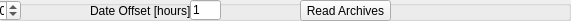
  <widget class="QGroupBox" name="groupBox_3">
   <property name="geometry">
    <rect>
     <x>270</x>
     <y>-110</y>
     <width>571</width>
     <height>21</height>
    </rect>
   </property>
   <property name="title">
    <string/>
   </property>
   <widget class="QLabel" name="label_8_3">
    <property name="geometry">
     <rect>
      <x>-170</x>
      <y>0</y>
      <width>61</width>
      <height>22</height>
     </rect>
    </property>
    <property name="text">
     <string>Input Date: </string>
    </property>
   </widget>
   <widget class="QLineEdit" name="inputTimeRange_3">
    <property name="geometry">
     <rect>
      <x>190</x>
      <y>0</y>
      <width>31</width>
      <height>20</height>
     </rect>
    </property>
    <property name="text">
     <string>1</string>
    </property>
   </widget>
   <widget class="QLabel" name="label_9_3">
    <property name="geometry">
     <rect>
      <x>90</x>
      <y>0</y>
      <width>101</width>
      <height>22</height>
     </rect>
    </property>
    <property name="text">
     <string>Date Offset [hours]: </string>
    </property>
   </widget>
   <widget class="QPushButton" name="ReadArchives_3">
    <property name="enabled">
     <bool>true</bool>
    </property>
    <property name="geometry">
     <rect>
      <x>300</x>
      <y>0</y>
      <width>91</width>
      <height>21</height>
     </rect>
    </property>
    <property name="mouseTracking">
     <bool>false</bool>
    </property>
    <property name="toolTip">
     <string/>
    </property>
    <property name="layoutDirection">
     <enum>Qt::LeftToRight</enum>
    </property>
    <property name="autoFillBackground">
     <bool>false</bool>
    </property>
    <property name="text">
     <string>Read Archives</string>
    </property>
    <property name="icon">
     <iconset>
      <normalon>:/play_stop.gif</normalon>
     </iconset>
    </property>
    <property name="iconSize">
     <size>
      <width>32</width>
      <height>32</height>
     </size>
    </property>
    <property name="autoDefault">
     <bool>false</bool>
    </property>
    <property name="flat">
     <bool>false</bool>
    </property>
   </widget>
   <widget class="QDateTimeEdit" name="inputDateTimeEdit_3">
    <property name="geometry">
     <rect>
      <x>-110</x>
      <y>0</y>
      <width>131</width>
      <height>21</height>
     </rect>
    </property>
    <property name="dateTime">
     <datetime>
      <hour>12</hour>
      <minute>0</minute>
      <second>0</second>
      <year>2010</year>
      <month>4</month>
      <day>14</day>
     </datetime>
    </property>
    <property name="time">
     <time>
      <hour>12</hour>
      <minute>0</minute>
      <second>0</second>
     </time>
    </property>
    <property name="displayFormat">
     <string>yyyy-MM-dd hh:mm:ss</string>
    </property>
    <property name="timeSpec">
     <enum>Qt::LocalTime</enum>
    </property>
   </widget>
  </widget>
